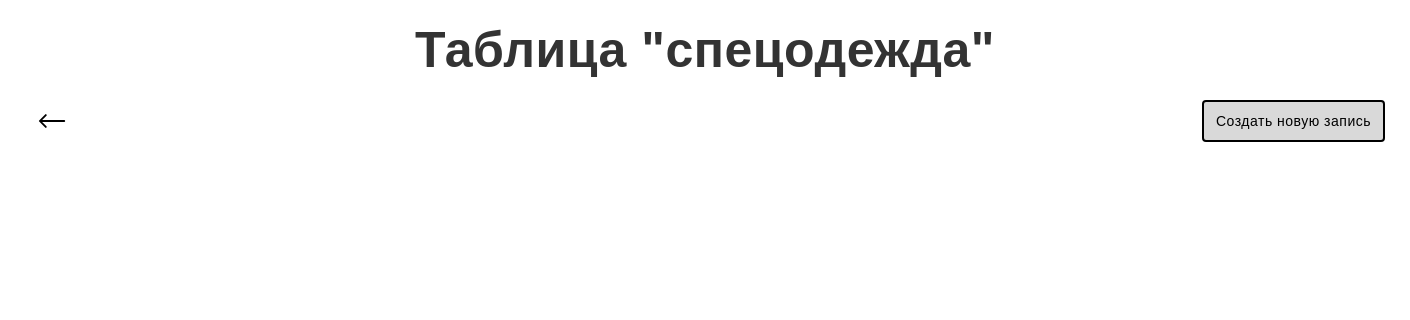
Page /tables/specialClothing/index.php on the earlier database version.
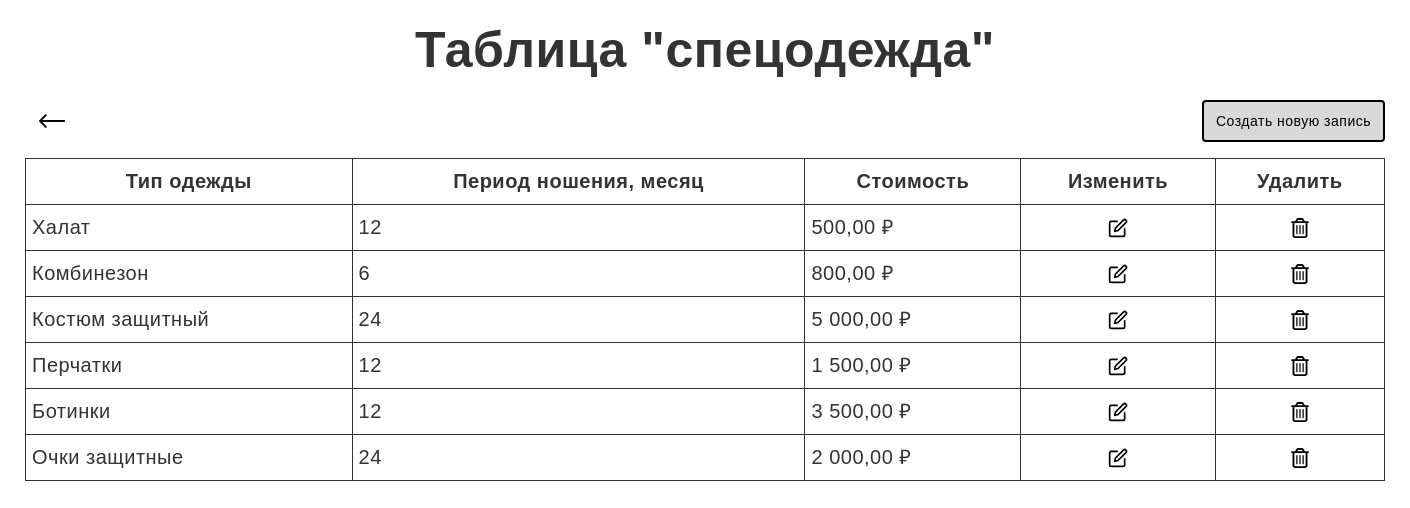
Same page on the later database version.
### tables this page shows
CREATE TABLE `special_clothing` (
  `id` int NOT NULL AUTO_INCREMENT,
  `clothing_type` varchar(255) DEFAULT NULL,
  `wearing_period_months` int DEFAULT NULL,
  `unit_cost` float DEFAULT NULL,
  PRIMARY KEY (`id`)
);

### tables/specialClothing/index.php (the view, shortened to what this page needs)
<!DOCTYPE html>
<html lang="ru">
<head>
    <link rel="stylesheet" href="/styles/styles.css">
    <link rel="stylesheet" href="/styles/tables/index.css"></head>
<body>
<section class="tableSection">
    <h1 class="pageTitle">Таблица "спецодежда"</h1>
    <div class="buttonWrapper">
        <a class="backLinkButton" href="../">
            <img src='/public/icon/back-icon.svg' width='30' height='30' alt='изменить'>
        </a>
        <a class="button" href="create.php">Создать новую запись</a>
    </div>
<?php
$mysqli = connectToDatabase();
$sql = "SELECT * FROM SPECIAL_CLOTHING";
$result = mysqli_query($mysqli, $sql);
if (mysqli_num_rows($result) > 0) {
    echo "<table class='table'>
            <tr>
                <th>Тип одежды</th>
                <th>Период ношения, месяц</th>
                <th>Стоимость</th>
                <th>Изменить</th>
                <th>Удалить</th>
            </tr>";
    while ($row = mysqli_fetch_assoc($result)) {
        $costInRubles = number_format($row['unit_cost'], 2, ',', ' ') . ' ₽';
        echo "<tr>
                <td>" . $row['clothing_type'] . "</td>
                <td>" . $row['wearing_period_months'] . "</td>
                <td>" . $costInRubles . "</td>
                <td>
                    <a class='iconButton' href='edit.php?id=" . $row['id'] . "'>
                        <img src='/public/icon/edit-icon.svg' width='20' height='20' alt='изменить'>
                    </a>
                </td>
                <td>
                    <a class='iconButton' href='delete.php?id=" . $row['id'] . "'>
                        <img src='/public/icon/delete-icon.svg' width='20' height='20' alt='удалить'>
                    </a>
                </td>
                </tr>";
    }
    echo "</table>";
}
?>
</section>
</body>
</html>

Differences in the rows shown:
added special_clothing: clothing_type "Халат", wearing_period_months "12", unit_cost "500,00 ₽"
added special_clothing: clothing_type "Комбинезон", wearing_period_months "6", unit_cost "800,00 ₽"
added special_clothing: clothing_type "Костюм защитный", wearing_period_months "24", unit_cost "5 000,00 ₽"
added special_clothing: clothing_type "Перчатки", wearing_period_months "12", unit_cost "1 500,00 ₽"
added special_clothing: clothing_type "Ботинки", wearing_period_months "12", unit_cost "3 500,00 ₽"
added special_clothing: clothing_type "Очки защитные", wearing_period_months "24", unit_cost "2 000,00 ₽"
Other differences:
text now shown: "Тип одежды Период ношения, месяц Стоимость Изменить Удалить"
